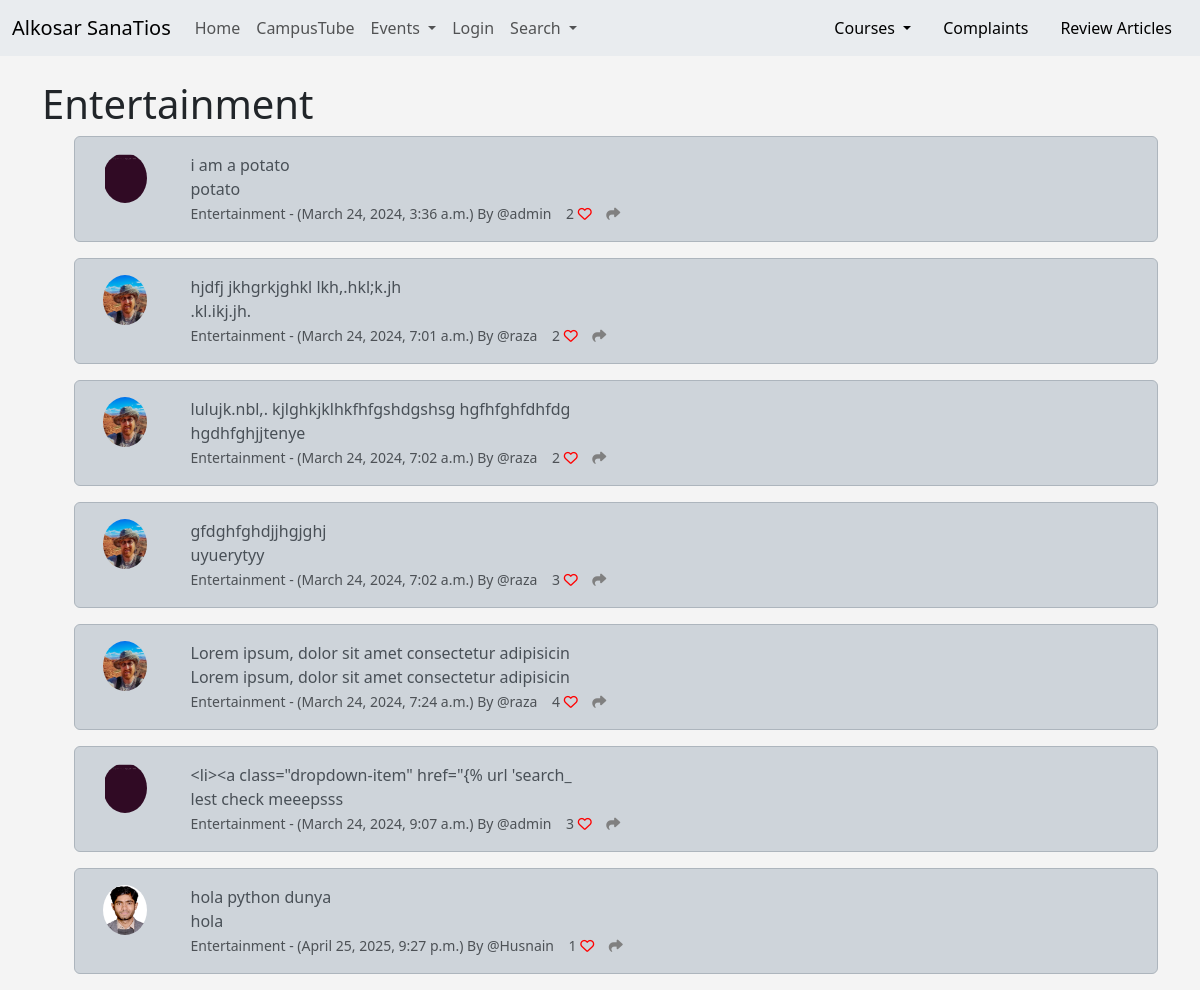
The app's page /category/Entertainment/ with its own data.
### home/models.py (models this page shows, shortened)
class Meep(models.Model):
    user = models.ForeignKey(User, related_name= "meeps",on_delete= models.DO_NOTHING)
    body = RichTextField(blank=True, null = True)
    created_at = models.DateTimeField(auto_now_add = True)
    likes = models.ManyToManyField(User, related_name = "meep_like", blank = True)
    category = models.CharField(max_length= 255, default='Entertainment')
    title = models.CharField(max_length=255, default = 'No Title')
    def number_of_likes(self):
        return self.likes.count()

class Profile(models.Model):
    user = models.OneToOneField(User, on_delete=models.CASCADE)
    follows = models.ManyToManyField("self",
    related_name = "followed_by",
    symmetrical= False,
    blank=True)
    date_modified = models.DateTimeField(User, auto_now = True)
    profile_image = models.ImageField(null = True, blank = True, upload_to = 'profile-images/')
    profile_bio = models.CharField(null=True, blank=True, max_length=500)
    homepage_link = models.CharField(null=True, blank=True, max_length=200)
    facebook_link = models.CharField(null=True, blank=True, max_length=200)
    instagram_link = models.CharField(null=True, blank=True, max_length=200)
    linkdin_link = models.CharField(null=True, blank=True, max_length=200)

### home/views.py (the view)
# urls.py: path('category/<str:cats>/', CategoryView, name = 'category'),
def CategoryView(request, cats):
    category_meeps = Meep.objects.filter(category=cats)
    return render(request, 'home/categories.html', {'cats': cats.title(), 'category_meeps':category_meeps})

### home/templates/home/categories.html (shortened to what this page needs)
{% extends 'home/base.html' %}
{% load static %}
{% block content %}
{% if category_meeps %}
<h1>{{ cats}} </h1>
<ul>
{% for meep in category_meeps %}
<div class="alert alert-dark" role="alert">
    <div class="container">
        <div class="row">
            <div class="col-1">
              {% if meep.user.profile.profile_image %}
                    <img src="{{ meep.user.profile.profile_image.url }}" width=70% height=70% class="rounded-circle" alt="{{ profile.user.username }}">
                    {% else %}
                    <img src="{% static 'images/20th.jpg' %}" width=70% height=70% class="rounded-circle" alt="{{ profile.user.username }}">
                    {% endif %}
            </div>
            <div class="col-11">
              {{ meep.body|slice:":50"  }}<br/>
              {{ meep.title|slice:":50"}} <br>
              <small class="text-muted">
              {{ meep.category }} -
                  ({{ meep.created_at}}) By
                  @{{ meep.user.username }}
                  {{ meep.number_of_likes }}
                  {% if user in meep.likes.all %}
                    <a href="{% url 'meep_like' meep.id %}">
        <i class="fa-solid fa-heart" style="color:red"></i></a>
                  {% else %}
                      <a href="{% url 'meep_like' meep.id %}">
              <i class="fa fa-heart-o" style="color:red"></i></a>
                  {% endif %}
                  <a href="{% url 'meep_show' meep.id %}">
        <i class="fa-solid fa-share" style="color:gray"></i>
                  </a>
              </small>
            </div><br/><br/>
                </div>
            </div>
        </div>
{% endfor %}
</ul>
{% else %}
       <h1>Sorry This page does not exist</h1>
{% endif %}
{% endblock %}

### home/templates/home/base.html (style rules this page uses)
body { background: #f4f4f4; }

### records on screen
Meep: user.profile.profile_image (picture), body "i am a potato", title "potato", category "Entertainment", created_at "March 24, 2024, 3:36 a.m.", user.username "admin", number_of_likes "2"
Meep: user.profile.profile_image (picture), body "hjdfj jkhgrkjghkl lkh,.hkl;k.jh", title ".kl.ikj.jh.", category "Entertainment", created_at "March 24, 2024, 7:01 a.m.", user.username "raza", number_of_likes "2"
Meep: user.profile.profile_image (picture), body "lulujk.nbl,. kjlghkjklhkfhfgshdgshsg hgfhfghfdhfdg", title "hgdhfghjjtenye", category "Entertainment", created_at "March 24, 2024, 7:02 a.m.", user.username "raza", number_of_likes "2"
Meep: user.profile.profile_image (picture), body "gfdghfghdjjhgjghj", title "uyuerytyy", category "Entertainment", created_at "March 24, 2024, 7:02 a.m.", user.username "raza", number_of_likes "3"
Meep: user.profile.profile_image (picture), body "Lorem ipsum, dolor sit amet consectetur adipisicin", title "Lorem ipsum, dolor sit amet consectetur adipisicin", category "Entertainment", created_at "March 24, 2024, 7:24 a.m.", user.username "raza", number_of_likes "4"
Meep: user.profile.profile_image (picture), body "<li><a class=\"dropdown-item\" href=\"{% url 'search_", title "lest check meeepsss", category "Entertainment", created_at "March 24, 2024, 9:07 a.m.", user.username "admin", number_of_likes "3"
Meep: user.profile.profile_image (picture), body "hola python dunya", title "hola", category "Entertainment", created_at "April 25, 2025, 9:27 p.m.", user.username "Husnain", number_of_likes "1"

### other values on screen
{{ cats }} "Entertainment"
